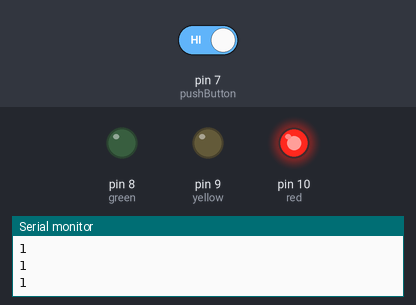
The sketch below on a simulated Arduino Uno, built with avr-gcc and run on an emulated ATmega328P. Parts: output pins drawn as LEDs (lit = HIGH), the last lines printed to the serial monitor. The test bench sets the inputs (shaded band); at power-on: pin 7 (pushButton) HIGH.

Above: at 10.8 s.
10.9 s: pin 7 (pushButton) driven LOW
At 15.4 s:
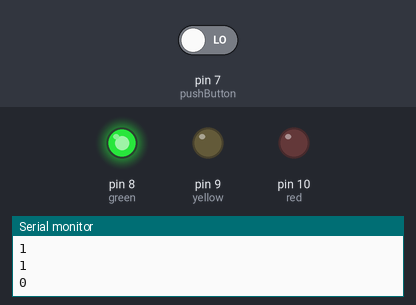
At 18.8 s:
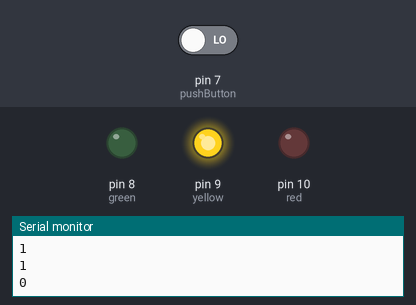
21.7 s: pin 7 (pushButton) driven HIGH
At 22.3 s:
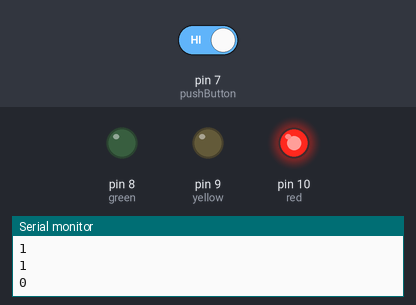
Timing chart, 0 to 24.7 s (numbered marks = the images above; inputs shaded):
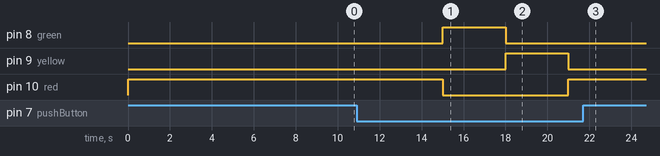

The sketch:

Traffic_Light.ino
```cpp
// Defining LEDs and Push Button
int green = 8;
int yellow = 9;
int red = 10;

int pushButton = 7;
int read = 0;

void setup()
{
  pinMode(green, OUTPUT);
  pinMode(yellow, OUTPUT);
  pinMode(red, OUTPUT);
  pinMode(pushButton, INPUT);

  Serial.begin(9600);
}

void loop()
{
  read = digitalRead(pushButton);
  Serial.println(read);  // Debugging output

  if (read == 0) { // Normal traffic light cycle
    digitalWrite(red, LOW);
	digitalWrite(yellow, LOW);
    digitalWrite(green, HIGH);

    // Check button while green is on
    for (int i = 0; i < 30; i++)
	{
      if (digitalRead(pushButton) == HIGH)
		{
         crossing();  // Jump to pedestrian crossing
		 return;
        }
      delay(100);
    }

    digitalWrite(green, LOW);
	digitalWrite(red, LOW);
    digitalWrite(yellow, HIGH);

    // Check button while yellow is on
    for (int i = 0; i < 30; i++)
	{
      if (digitalRead(pushButton) == HIGH)
		{
         crossing();
		 return;
		}
      delay(100);
    }

    digitalWrite(yellow, LOW);
	digitalWrite(green, LOW);
    digitalWrite(red, HIGH);

    // Check button while red is on
    for (int i = 0; i < 30; i++)
	{
      if (digitalRead(pushButton) == HIGH)
	  {
       crossing();
       return;
      }
      delay(100);
    }
  }
 else if (read == 1)
	{
     crossing();
	}
}
 void crossing() // Immediate transition to red
 {
  digitalWrite(green, LOW);
  digitalWrite(yellow, LOW);
  digitalWrite(red, HIGH);
  delay(5000);
 }
```

Measured:
- after the input at 10.9 s, pin 8 (green): LOW → HIGH after 4.1 s, → LOW 3.0 s later; pin 9 (yellow): LOW → HIGH after 7.1 s, → LOW 3.0 s later; pin 10 (red): HIGH → LOW after 4.1 s, → HIGH 6.0 s later
- after the input at 21.7 s, pin 8 (green): stays LOW (without the input it goes to HIGH after 2.3 s); pin 9 (yellow): stays LOW (without the input it goes to HIGH after 5.3 s); pin 10 (red): stays HIGH (without the input it goes to LOW after 2.3 s)
